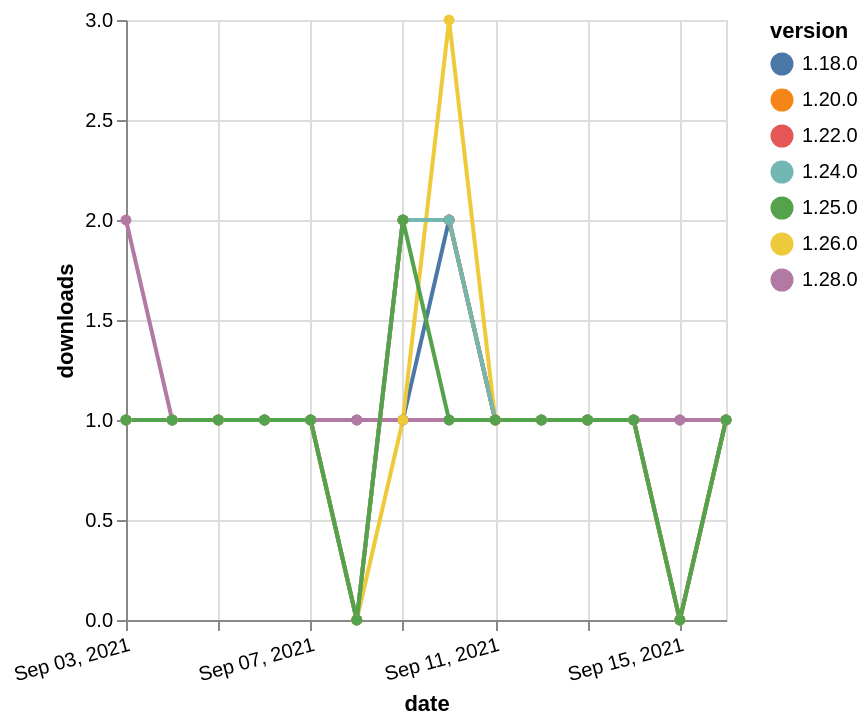

Express this chart as Vega-Lite.
### Vega-Lite specification from a JSON file in a GitHub repository (floating-point values rounded to 4 significant figures)
{"$schema": "https://vega.github.io/schema/vega-lite/v5.json", "description": "A simple bar chart with embedded data.", "data": {"values": [{"date": "2021-09-03", "total": 214, "delta": 1, "version": "1.18.0"}, {"date": "2021-09-04", "total": 215, "delta": 1, "version": "1.18.0"}, {"date": "2021-09-05", "total": 216, "delta": 1, "version": "1.18.0"}, {"date": "2021-09-06", "total": 217, "delta": 1, "version": "1.18.0"}, {"date": "2021-09-07", "total": 218, "delta": 1, "version": "1.18.0"}, {"date": "2021-09-08", "total": 219, "delta": 1, "version": "1.18.0"}, {"date": "2021-09-09", "total": 220, "delta": 1, "version": "1.18.0"}, {"date": "2021-09-10", "total": 222, "delta": 2, "version": "1.18.0"}, {"date": "2021-09-11", "total": 223, "delta": 1, "version": "1.18.0"}, {"date": "2021-09-12", "total": 224, "delta": 1, "version": "1.18.0"}, {"date": "2021-09-13", "total": 225, "delta": 1, "version": "1.18.0"}, {"date": "2021-09-14", "total": 226, "delta": 1, "version": "1.18.0"}, {"date": "2021-09-15", "total": 227, "delta": 1, "version": "1.18.0"}, {"date": "2021-09-16", "total": 228, "delta": 1, "version": "1.18.0"}, {"date": "2021-09-03", "total": 171, "delta": 1, "version": "1.22.0"}, {"date": "2021-09-04", "total": 172, "delta": 1, "version": "1.22.0"}, {"date": "2021-09-05", "total": 173, "delta": 1, "version": "1.22.0"}, {"date": "2021-09-06", "total": 174, "delta": 1, "version": "1.22.0"}, {"date": "2021-09-07", "total": 175, "delta": 1, "version": "1.22.0"}, {"date": "2021-09-08", "total": 175, "delta": 0, "version": "1.22.0"}, {"date": "2021-09-09", "total": 177, "delta": 2, "version": "1.22.0"}, {"date": "2021-09-10", "total": 179, "delta": 2, "version": "1.22.0"}, {"date": "2021-09-11", "total": 180, "delta": 1, "version": "1.22.0"}, {"date": "2021-09-12", "total": 181, "delta": 1, "version": "1.22.0"}, {"date": "2021-09-13", "total": 182, "delta": 1, "version": "1.22.0"}, {"date": "2021-09-14", "total": 183, "delta": 1, "version": "1.22.0"}, {"date": "2021-09-15", "total": 183, "delta": 0, "version": "1.22.0"}, {"date": "2021-09-16", "total": 184, "delta": 1, "version": "1.22.0"}, {"date": "2021-09-03", "total": 115, "delta": 2, "version": "1.28.0"}, {"date": "2021-09-04", "total": 116, "delta": 1, "version": "1.28.0"}, {"date": "2021-09-05", "total": 117, "delta": 1, "version": "1.28.0"}, {"date": "2021-09-06", "total": 118, "delta": 1, "version": "1.28.0"}, {"date": "2021-09-07", "total": 119, "delta": 1, "version": "1.28.0"}, {"date": "2021-09-08", "total": 120, "delta": 1, "version": "1.28.0"}, {"date": "2021-09-09", "total": 121, "delta": 1, "version": "1.28.0"}, {"date": "2021-09-10", "total": 122, "delta": 1, "version": "1.28.0"}, {"date": "2021-09-11", "total": 123, "delta": 1, "version": "1.28.0"}, {"date": "2021-09-12", "total": 124, "delta": 1, "version": "1.28.0"}, {"date": "2021-09-13", "total": 125, "delta": 1, "version": "1.28.0"}, {"date": "2021-09-14", "total": 126, "delta": 1, "version": "1.28.0"}, {"date": "2021-09-15", "total": 127, "delta": 1, "version": "1.28.0"}, {"date": "2021-09-16", "total": 128, "delta": 1, "version": "1.28.0"}, {"date": "2021-09-03", "total": 166, "delta": 1, "version": "1.26.0"}, {"date": "2021-09-04", "total": 167, "delta": 1, "version": "1.26.0"}, {"date": "2021-09-05", "total": 168, "delta": 1, "version": "1.26.0"}, {"date": "2021-09-06", "total": 169, "delta": 1, "version": "1.26.0"}, {"date": "2021-09-07", "total": 170, "delta": 1, "version": "1.26.0"}, {"date": "2021-09-08", "total": 170, "delta": 0, "version": "1.26.0"}, {"date": "2021-09-09", "total": 171, "delta": 1, "version": "1.26.0"}, {"date": "2021-09-10", "total": 174, "delta": 3, "version": "1.26.0"}, {"date": "2021-09-11", "total": 175, "delta": 1, "version": "1.26.0"}, {"date": "2021-09-12", "total": 176, "delta": 1, "version": "1.26.0"}, {"date": "2021-09-13", "total": 177, "delta": 1, "version": "1.26.0"}, {"date": "2021-09-14", "total": 178, "delta": 1, "version": "1.26.0"}, {"date": "2021-09-15", "total": 178, "delta": 0, "version": "1.26.0"}, {"date": "2021-09-16", "total": 179, "delta": 1, "version": "1.26.0"}, {"date": "2021-09-03", "total": 297, "delta": 1, "version": "1.20.0"}, {"date": "2021-09-04", "total": 298, "delta": 1, "version": "1.20.0"}, {"date": "2021-09-05", "total": 299, "delta": 1, "version": "1.20.0"}, {"date": "2021-09-06", "total": 300, "delta": 1, "version": "1.20.0"}, {"date": "2021-09-07", "total": 301, "delta": 1, "version": "1.20.0"}, {"date": "2021-09-08", "total": 301, "delta": 0, "version": "1.20.0"}, {"date": "2021-09-09", "total": 303, "delta": 2, "version": "1.20.0"}, {"date": "2021-09-10", "total": 305, "delta": 2, "version": "1.20.0"}, {"date": "2021-09-11", "total": 306, "delta": 1, "version": "1.20.0"}, {"date": "2021-09-12", "total": 307, "delta": 1, "version": "1.20.0"}, {"date": "2021-09-13", "total": 308, "delta": 1, "version": "1.20.0"}, {"date": "2021-09-14", "total": 309, "delta": 1, "version": "1.20.0"}, {"date": "2021-09-15", "total": 309, "delta": 0, "version": "1.20.0"}, {"date": "2021-09-16", "total": 310, "delta": 1, "version": "1.20.0"}, {"date": "2021-09-03", "total": 146, "delta": 1, "version": "1.24.0"}, {"date": "2021-09-04", "total": 147, "delta": 1, "version": "1.24.0"}, {"date": "2021-09-05", "total": 148, "delta": 1, "version": "1.24.0"}, {"date": "2021-09-06", "total": 149, "delta": 1, "version": "1.24.0"}, {"date": "2021-09-07", "total": 150, "delta": 1, "version": "1.24.0"}, {"date": "2021-09-08", "total": 150, "delta": 0, "version": "1.24.0"}, {"date": "2021-09-09", "total": 152, "delta": 2, "version": "1.24.0"}, {"date": "2021-09-10", "total": 154, "delta": 2, "version": "1.24.0"}, {"date": "2021-09-11", "total": 155, "delta": 1, "version": "1.24.0"}, {"date": "2021-09-12", "total": 156, "delta": 1, "version": "1.24.0"}, {"date": "2021-09-13", "total": 157, "delta": 1, "version": "1.24.0"}, {"date": "2021-09-14", "total": 158, "delta": 1, "version": "1.24.0"}, {"date": "2021-09-15", "total": 158, "delta": 0, "version": "1.24.0"}, {"date": "2021-09-16", "total": 159, "delta": 1, "version": "1.24.0"}, {"date": "2021-09-03", "total": 131, "delta": 1, "version": "1.25.0"}, {"date": "2021-09-04", "total": 132, "delta": 1, "version": "1.25.0"}, {"date": "2021-09-05", "total": 133, "delta": 1, "version": "1.25.0"}, {"date": "2021-09-06", "total": 134, "delta": 1, "version": "1.25.0"}, {"date": "2021-09-07", "total": 135, "delta": 1, "version": "1.25.0"}, {"date": "2021-09-08", "total": 135, "delta": 0, "version": "1.25.0"}, {"date": "2021-09-09", "total": 137, "delta": 2, "version": "1.25.0"}, {"date": "2021-09-10", "total": 138, "delta": 1, "version": "1.25.0"}, {"date": "2021-09-11", "total": 139, "delta": 1, "version": "1.25.0"}, {"date": "2021-09-12", "total": 140, "delta": 1, "version": "1.25.0"}, {"date": "2021-09-13", "total": 141, "delta": 1, "version": "1.25.0"}, {"date": "2021-09-14", "total": 142, "delta": 1, "version": "1.25.0"}, {"date": "2021-09-15", "total": 142, "delta": 0, "version": "1.25.0"}, {"date": "2021-09-16", "total": 143, "delta": 1, "version": "1.25.0"}]}, "width": "container", "mark": {"type": "line", "point": {"filled": true}}, "encoding": {"x": {"field": "date", "type": "temporal", "timeUnit": "yearmonthdate", "title": "date", "axis": {"labelAngle": -15}}, "y": {"field": "delta", "type": "quantitative", "title": "downloads"}, "color": {"field": "version", "type": "nominal"}, "tooltip": {"field": "delta"}}}
